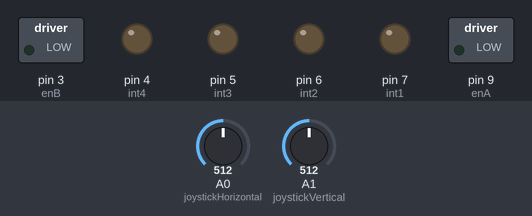
This sketch was run on a simulated Arduino Uno, built with avr-gcc and run on an emulated ATmega328P. Parts: switched loads named in the sketch (green lamp = pin HIGH), output pins drawn as LEDs (lit = HIGH). The test bench sets the inputs (shaded band); at power-on: A1 (joystickVertical) = 512, A0 (joystickHorizontal) = 512.

Above: at 1.2 s.
1.3 s: A1 (joystickVertical) set to 450
At 2.2 s:
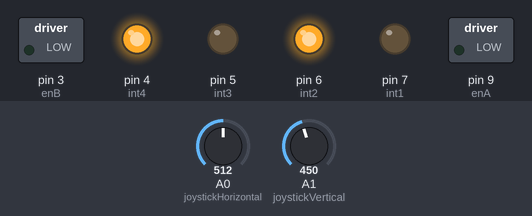
2.8 s: A0 (joystickHorizontal) set to 450
At 3.3 s:
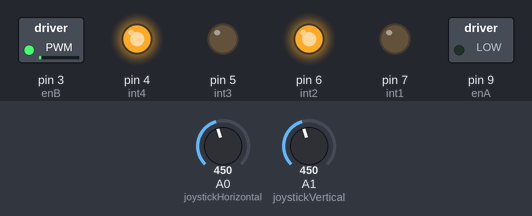
4.3 s: A0 (joystickHorizontal) set to 574
At 5.5 s:
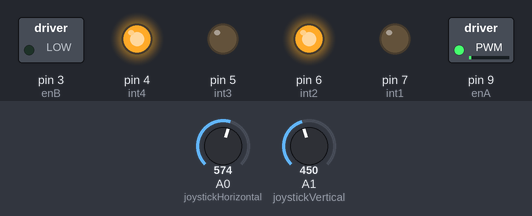
5.8 s: A1 (joystickVertical) set to 574
At 6.8 s:
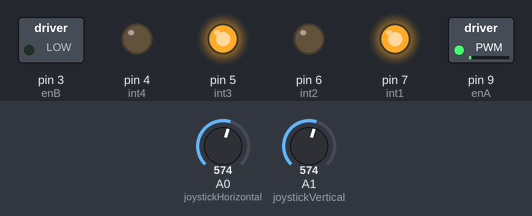
7.3 s: A0 (joystickHorizontal) set to 554
At 7.9 s:
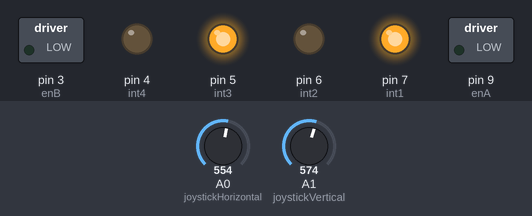
8.8 s: A1 (joystickVertical) set to 716
At 9.1 s:
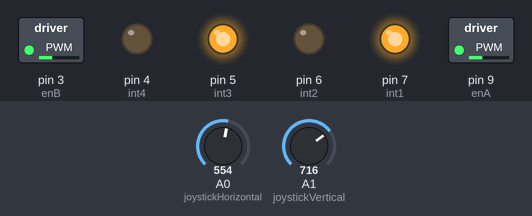
Timing chart, 0 to 11.3 s (numbered marks = the images above; inputs shaded):
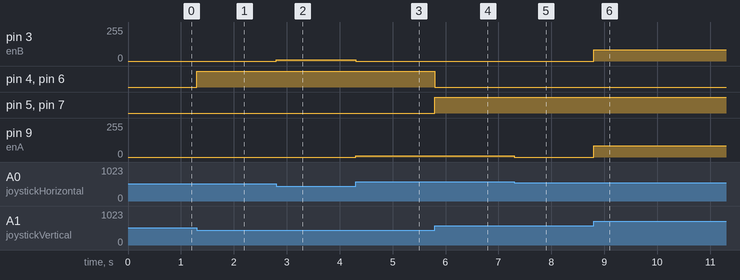

Measured:
- after the input at 1.3 s, pin 4 (int4), pin 6 (int2): LOW → HIGH at once
- after the input at 2.8 s, pin 3 (enB): 0/255 → 10/255 at once
- after the input at 4.3 s, pin 3 (enB): 10/255 → 0/255 at once; pin 9 (enA): 0/255 → 10/255 at once
- after the input at 5.8 s, pin 4 (int4), pin 6 (int2): HIGH → LOW at once; pin 5 (int3), pin 7 (int1): LOW → HIGH at once
- after the input at 7.3 s, pin 9 (enA): 10/255 → 0/255 at once
- after the input at 8.8 s, pin 3 (enB), pin 9 (enA): 0/255 → 84/255 at once

The sketch:

Joystick_Interfacing_with_L298N.ino
```cpp
int enA=9;
int int1=7;
int int2=6;
int int3=5;
int int4=4;
int enB=3;
int joystickVertical=A1;
int joystickHorizontal=A0;
int joystickVerticalPosition=512;
int joystickHorizontalPosition=512;
int motorSpeedA=0;
int motorSpeedB=0;

void setup()
{
  pinMode(enA,OUTPUT);
  pinMode(int1,OUTPUT);
  pinMode(int2,OUTPUT);
  pinMode(int3,OUTPUT);
  pinMode(int4,OUTPUT);
  pinMode(enB,OUTPUT);

  //Check if necessary
  /*digitalWrite(enA,LOW);
  digitalWrite(int1,HIGH);
  digitalWrite(int2,LOW);
  digitalWrite(int3,HIGH);
  digitalWrite(int4,LOW);
  digitalWrite(enB,LOW);*/
}
void loop()
{
  joystickVerticalPosition=analogRead(joystickVertical);
  joystickHorizontalPosition=analogRead(joystickHorizontal);

  //564 and 460 used considering 10% tolerance in Joystick (Can use 512 if you wish)
  //Check position using if-elseif-else block
  //Forward Direction
  if(joystickVerticalPosition>564)
  {
    motorSpeedA=map(joystickVerticalPosition,564,1023,0,255);
    motorSpeedB=map(joystickVerticalPosition,564,1023,0,255);

    digitalWrite(int1,HIGH);
    digitalWrite(int2,LOW);
    digitalWrite(int3,HIGH);
    digitalWrite(int4,LOW);
  }
  //Reverse Direction
  else if(joystickVerticalPosition<460)
  {
    joystickVerticalPosition=joystickVerticalPosition-460;
    joystickVerticalPosition*=-1;

    motorSpeedA=map(joystickVerticalPosition,0,460,0,255);
    motorSpeedB=map(joystickVerticalPosition,0,460,0,255);

    digitalWrite(int1,LOW);
    digitalWrite(int2,HIGH);
    digitalWrite(int3,LOW);
    digitalWrite(int4,HIGH);
  }
  else
  {
    motorSpeedA=0;
    motorSpeedB=0;
  }

  //Left Direction
  if(joystickHorizontalPosition<460)
  {
    joystickHorizontalPosition=joystickHorizontalPosition-460;
    joystickHorizontalPosition*=-1;

    joystickHorizontalPosition=map(joystickHorizontalPosition,0,460,0,255);

    //Left Motor(Motor A) slower than Right Motor(Motor B)
    motorSpeedA=motorSpeedA-joystickHorizontalPosition;
    motorSpeedB=motorSpeedB+joystickHorizontalPosition;

    if(motorSpeedA<0)
      motorSpeedA=0;
    if(motorSpeedB>255)
      motorSpeedB=255;
  }

  //Right Direction
  else if(joystickHorizontalPosition>564)
  {
    joystickHorizontalPosition=map(joystickHorizontalPosition,564,1023,0,255);

    //Left Motor(Motor A) faster than Right Motor(Motor B)
    motorSpeedA=motorSpeedA+joystickHorizontalPosition;
    motorSpeedB=motorSpeedB-joystickHorizontalPosition;

    if(motorSpeedA>255)
      motorSpeedA=255;
    if(motorSpeedB<0)
      motorSpeedB=0;

  }
  //To remove buzzing sound of motors
  if(motorSpeedA<8)
    motorSpeedA=0;
  if(motorSpeedB<8)
    motorSpeedB=0;

   //Writing Speed to motors
   analogWrite(enA,motorSpeedA);
   analogWrite(enB,motorSpeedB);
}
```
